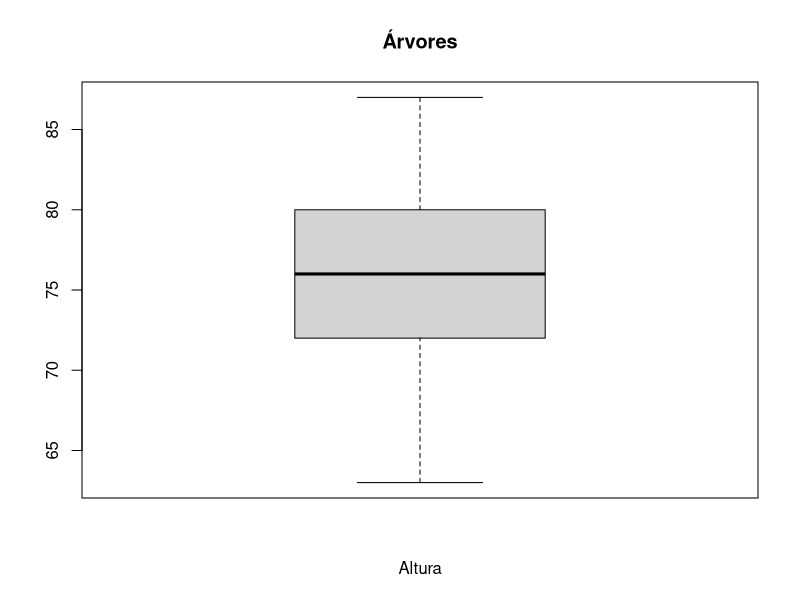
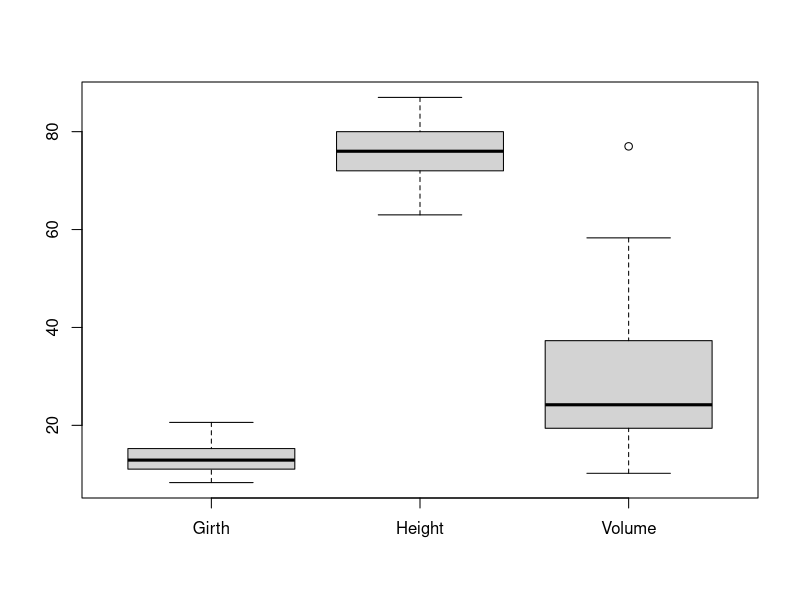
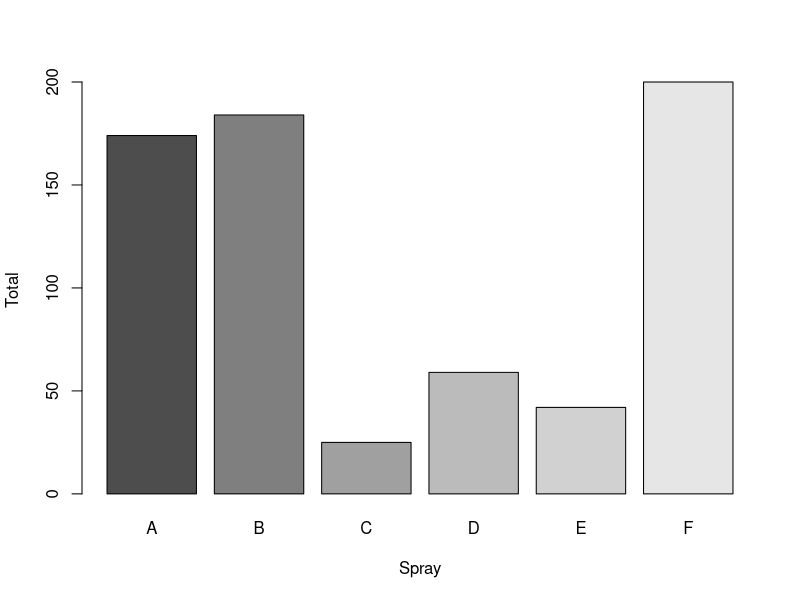

Source code (R) for these figures, in order:
# Uma variável
boxplot(trees$Height, main="Árvores", xlab="Altura")

# Múltiplas variáveis
boxplot(trees)

# Agregação e gráficos de barras
spray = aggregate(. ~ spray, data=InsectSprays, sum)
barplot(spray$count, col=gray.colors(6), xlab="Spray", ylab="Total", names.arg=spray$spray)
